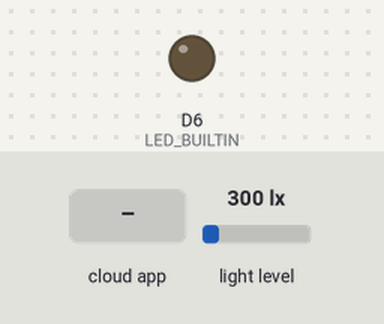
A sketch run on a simulated Arduino MKR. On the bench: output pins drawn as LEDs (lit = HIGH). Inputs (shaded band) come from the test bench; at power-on: light level 300 lx. WiFi joins after 1.5 s; servers stay silent unless stated; not simulated (calls return 0 or success): arduino_secrets.h; what the sketch prints to the serial monitor is not drawn.

Above: at 4.2 s.
4.3 s: the phone or cloud app sets lightSensor to 0
At 4.9 s:
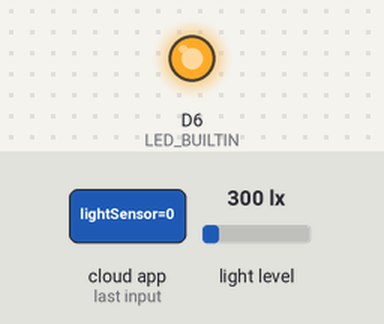
Timing chart, 0 to 7.8 s (numbered marks = the images above; inputs shaded):
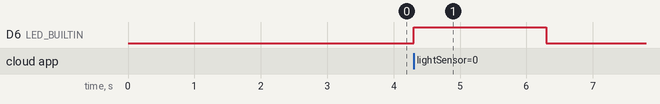

Measured:
- after the input at 4.3 s, D6 (LED_BUILTIN): LOW → HIGH at once, → LOW 2.0 s later

The sketch:

Task_3.2C_sep23a.ino
```cpp
#include "arduino_secrets.h"
// hp_BH1750 - Version: Latest
#include <hp_BH1750.h>

#include "thingProperties.h"
#include <Arduino.h>

float sensor;
hp_BH1750 BH1750;

void setup()
{
  //Initialize serial and wait for port to open:
  Serial.begin(9600);

  //This delay gives the chance to wait for a Serial Monitor without blocking if none is found
  delay(1500);

  //Set the LED pin as output
  pinMode(LED_BUILTIN, OUTPUT);

  //set the address and intialise the sensor
  bool avail= BH1750.begin(BH1750_TO_GROUND);

  //Defined in thingProperties.h
  initProperties();

  //Connect to Arduino IoT Cloud
  ArduinoCloud.begin(ArduinoIoTPreferredConnection);

  setDebugMessageLevel(2);
  ArduinoCloud.printDebugInfo();
}

void loop()
{
  ArduinoCloud.update();
  BH1750.start();
  sensor = BH1750.getLux();
  lightSensor = sensor;
}

void onSunlightChange()
{
  if(sunlight = true)
  {
  //Turn led on
  digitalWrite(LED_BUILTIN,HIGH);
  //Give a delay for 2 second
  delay(2000);
  }
  else if(sunlight = false)
  {
  //Turn led off
  digitalWrite(LED_BUILTIN, LOW);
  //Give a delay for 2 second
  delay(2000);
  }
}

void onLightSensorChange()
{
    //If light intensity is greater than 400, blink led
    if(lightSensor > 400)
    {
      //Terrarium is exposed to sunlight
      sunlight = true;
      onSunlightChange();
      digitalWrite(LED_BUILTIN, HIGH);
      //Print light intensity and sunlight value
      Serial.print("Light intensity: ");
      Serial.print(lightSensor);
      Serial.print("Sunlight: ON ");
    }
    //Else, turn led off
    else
    {
      sunlight = false;
      onSunlightChange();
      digitalWrite(LED_BUILTIN, LOW);
      Serial.print("Light intensity: ");
      Serial.print(lightSensor);
      Serial.print("Sunlight: OFF ");
    }

    //Give a delay for 5 seconds
    delay(5000);
}
```

thingProperties.h
```cpp
// Code generated by Arduino IoT Cloud, DO NOT EDIT.

#include <ArduinoIoTCloud.h>
#include <Arduino_ConnectionHandler.h>

const char SSID[]     = SECRET_SSID;    // Network SSID (name)
const char PASS[]     = SECRET_PASS;    // Network password (use for WPA, or use as key for WEP)

void onLightSensorChange();
void onSunlightChange();

CloudLuminance lightSensor;
bool sunlight;

void initProperties(){

  ArduinoCloud.addProperty(lightSensor, READWRITE, ON_CHANGE, onLightSensorChange);
  ArduinoCloud.addProperty(sunlight, READWRITE, ON_CHANGE, onSunlightChange);

}

WiFiConnectionHandler ArduinoIoTPreferredConnection(SSID, PASS);
```
